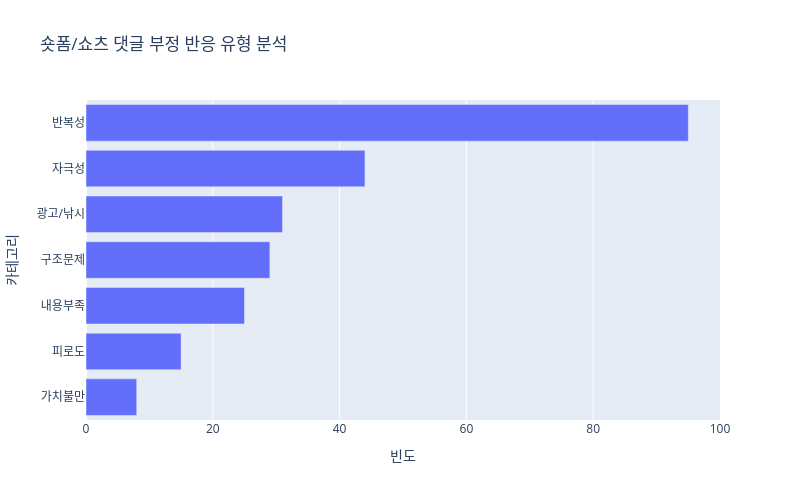

The cell this chart's notebook holds for it:
### Code cell
fig = px.bar(
    df_category[df_category["빈도"] > 0],
    x="빈도",
    y="카테고리",
    orientation="h",
    title="숏폼/쇼츠 댓글 부정 반응 유형 분석"
)

fig.update_layout(
    yaxis=dict(autorange="reversed"),
    width=800,
    height=500
)

fig.show()

### Figure 1 — Plotly figure (JSON) as saved in the notebook; plotly's stock layout.template omitted (floating-point values rounded to 4 significant figures)
{"data": [{"alignmentgroup": "True", "hovertemplate": "빈도=%{x}<br>카테고리=%{y}<extra></extra>", "legendgroup": "", "marker": {"color": "#636efa", "pattern": {"shape": ""}}, "name": "", "offsetgroup": "", "orientation": "h", "showlegend": false, "textposition": "auto", "type": "bar", "x": [95, 44, 31, 29, 25, 15, 8], "xaxis": "x", "y": ["반복성", "자극성", "광고/낚시", "구조문제", "내용부족", "피로도", "가치불만"], "yaxis": "y"}], "layout": {"barmode": "relative", "height": 500, "legend": {"tracegroupgap": 0}, "title": {"text": "숏폼/쇼츠 댓글 부정 반응 유형 분석"}, "width": 800, "xaxis": {"anchor": "y", "domain": [0, 1], "title": {"text": "빈도"}}, "yaxis": {"anchor": "x", "autorange": "reversed", "domain": [0, 1], "title": {"text": "카테고리"}}}}
